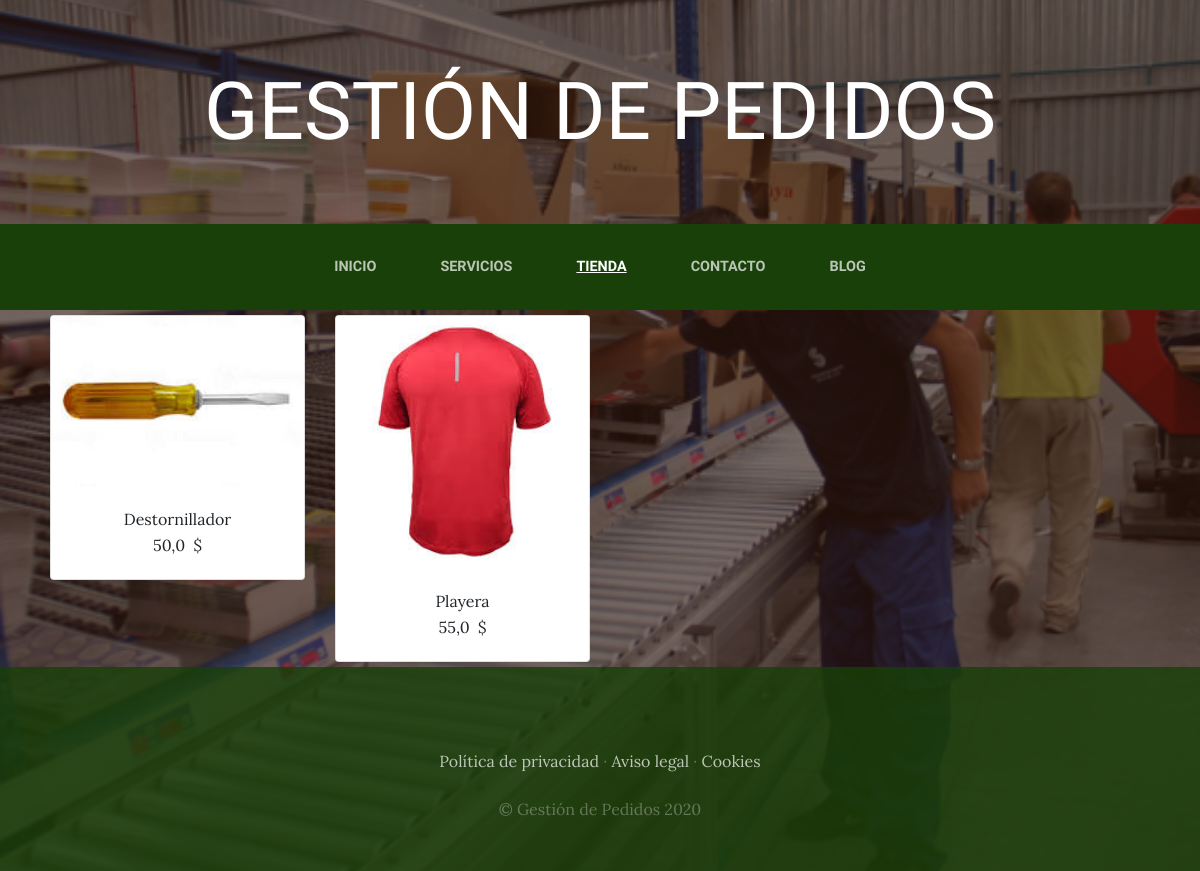
The app's page /tienda/, older data.
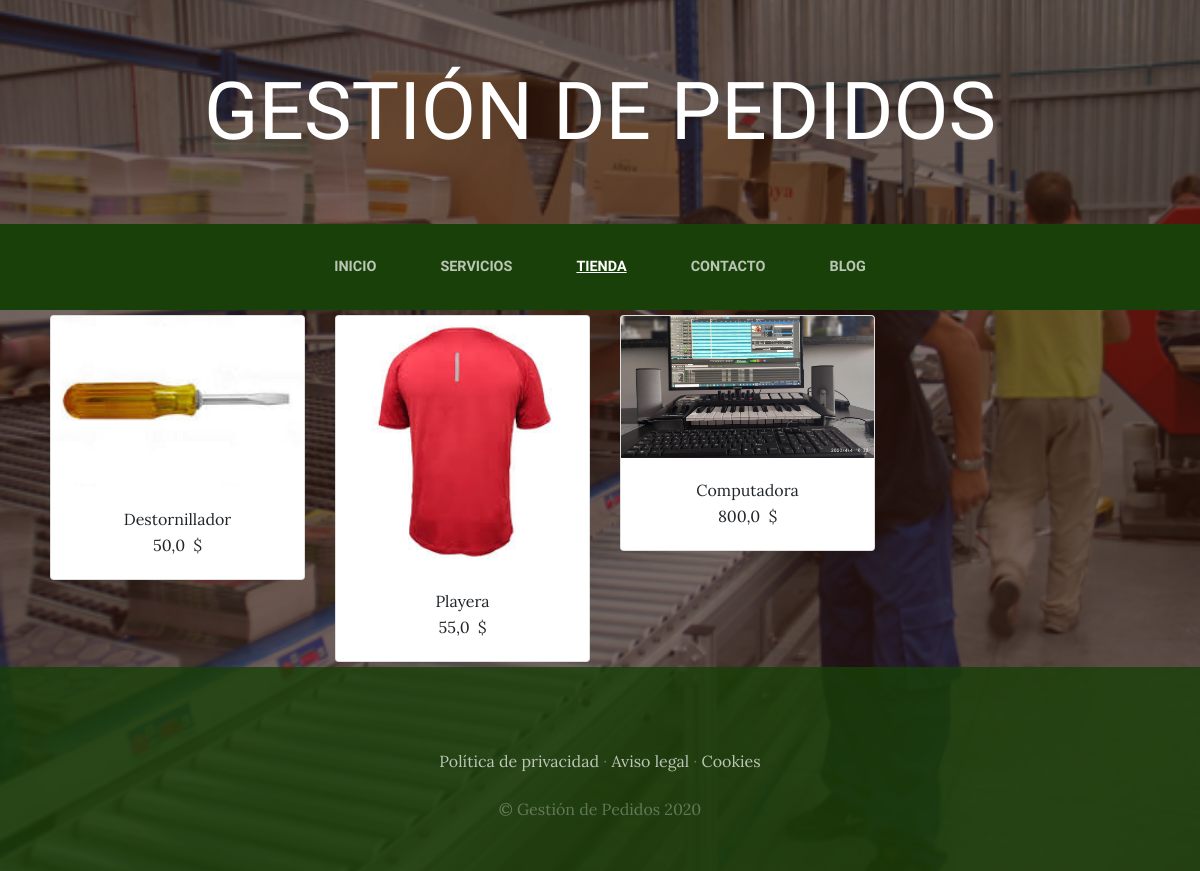
The same page, newer data.
### tienda/models.py (models this page shows)
class Producto(models.Model):
    nombre=models.CharField(max_length=50)
    categorias=models.ForeignKey(CategoriaProd, on_delete=models.CASCADE)
    imagen=models.ImageField(upload_to="tienda", null=True, blank=True)
    precio=models.FloatField()
    disponibilidad=models.BooleanField(default=True)
    created=models.DateTimeField(auto_now_add=True)
    updated=models.DateTimeField(auto_now_add=True)
    class Meta:
        verbose_name="Producto"
        verbose_name_plural="Productos"

### tienda/views.py (the view)
# urls.py: path('tienda/', include('tienda.urls')),
def tienda(request):
    productos=Producto.objects.all()
    return render(request,"tienda/tienda.html", {"productos":productos})

### tienda/templates/tienda/tienda.html
{% extends "ProyectoWebApp/base.html" %}
{% load static %}
{% block content %}
<div class="container">
<div class="row">
{% for producto in productos %}
<div class="col-md-3">
<div class="card" style="width: 100%; margin: 5px 5px;">
    <img src="{{producto.imagen.url}}" class="card-img-top">
        <div class="card-body" style="text-align:center;">
        <h7 class="card-title"> {{producto.nombre}}</h7>
        <p class="card-text"> {{producto.precio}} &nbsp;$</p>
        </div>
</div>
</div>
{% endfor %}
</div>
</div>
{% endblock %}

### ProyectoWebApp/templates/ProyectoWebApp/base.html (shortened to what this page needs)
<html>
<head>
      {% load static %}
    <link href="{% static 'ProyectoWebApp/vendor/bootstrap/css/bootstrap.min.css' %}" rel="stylesheet">
      <link href="{% static 'ProyectoWebApp/css/gestion.css' %}" rel="stylesheet">
</head>
<body>
    <h1 class="site-heading text-center text-white d-none d-lg-block">
        <span class="site-heading-lower">Gestión de Pedidos</span>
      </h1>
 <nav class="navbar navbar-expand-lg navbar-dark py-lg-4" id="mainNav">
    <div class="container">
      <div class="collapse navbar-collapse" id="navbarResponsive">
        <ul class="navbar-nav mx-auto">
          <li class="nav-item {% if request.path == '/' %} active {% endif %}  px-lg-4">
            <a class="nav-link text-uppercase text-expanded" href="{% url 'Home' %}">Inicio</a>
          </li>
          <li class="nav-item {% if request.path == '/servicios/' %} active {% endif %}px-lg-4">
            <a class="nav-link text-uppercase text-expanded" href="{% url 'Servicios' %}">Servicios</a>
          </li>
          <li class="nav-item {% if request.path == '/tienda/' %} active {% endif %}px-lg-4">
              <a class="nav-link text-uppercase text-expanded" href="{% url 'Tienda' %}">Tienda</a>
          </li>
          <li class="nav-item {% if request.path == '/contacto/' %} active {% endif %}px-lg-4">
            <a class="nav-link text-uppercase text-expanded" href="{% url 'Contacto' %}">Contacto</a>
          </li>
          <li class="nav-item {% if request.path|slice:':6' == '/blog/' %} active {% endif %}px-lg-4">
            <a class="nav-link text-uppercase text-expanded" href="{% url 'Blog' %}">Blog</a>
          </li>
        </ul>
      </div>
    </div>
  </nav>
  {% block content %}
  {% endblock %}
    <footer class="footer text-faded text-center py-5">
      <div class="container">
        <p class="m-0 mbt">
        	<a href="sample.html" class="link">Política de privacidad</a> ·
        	<a href="sample.html" class="link">Aviso legal</a> ·
        	<a href="sample.html" class="link">Cookies</a>
		</p>
        <p class="m-0 mbt1">&copy; Gestión de Pedidos 2020</p>
      </div>
	</footer>
</body>
</html>

### ProyectoWebApp/static/ProyectoWebApp/css/gestion.css (style rules this page uses)
body { font-family: 'Lora'; background: linear-gradient(rgba(47, 23, 15, 0.65), rgba(47, 23, 15, 0.65)), url("../img/bg_main.jpg"); background-attachment: fixed; background-position: center; background-size: cover; }
h1, h2, h3, h4, h5, h6 { font-family: 'Raleway'; }
p { line-height: 1.75; }
.text-faded { color: rgba(255, 255, 255, 0.3); }
.site-heading { margin-top: 5rem; margin-bottom: 5rem; text-transform: uppercase; line-height: 1; font-family: 'Raleway'; }
.site-heading .site-heading-lower { font-size: 5rem; font-weight: 100; line-height: 4rem; }
#mainNav { background-color: rgba(24, 64, 8); font-family: 'Raleway'; }
#mainNav .navbar-nav .nav-item .nav-link { color: rgba(255, 255, 255, 0.7); font-weight: 800; }
#mainNav .navbar-nav .nav-item.active .nav-link { color: #ffffff; text-decoration: underline; }
@media (min-width: 992px) { #mainNav .navbar-nav .nav-item .nav-link { font-size: 0.9rem; } }
.footer { background-color: rgba(24, 64, 8, 0.8); }
.mbt { padding-top: 2rem; }
.mbt1 { padding-top: 1.25rem; }
a.link { color: rgba(255, 255, 255, 0.7); }

Row changes from the older to the newer data that the page shows:
added Producto: imagen (picture), nombre "Computadora", precio "800,0"
